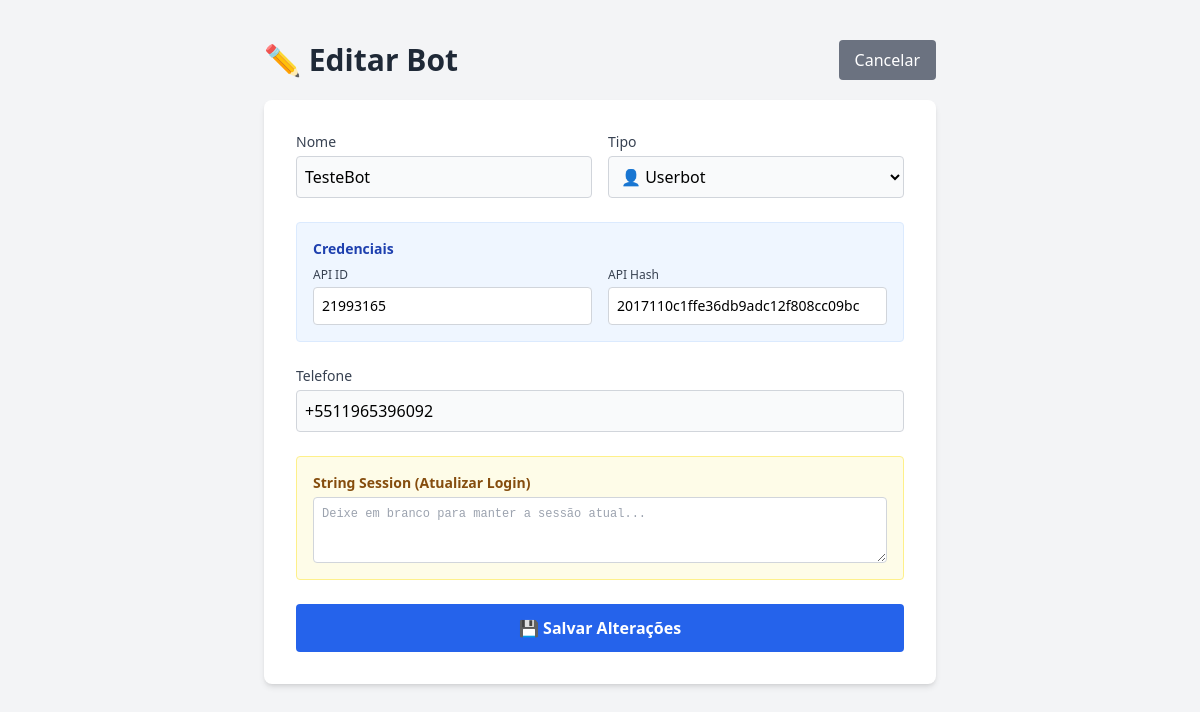
The app's page /bots/editar/1, older data.
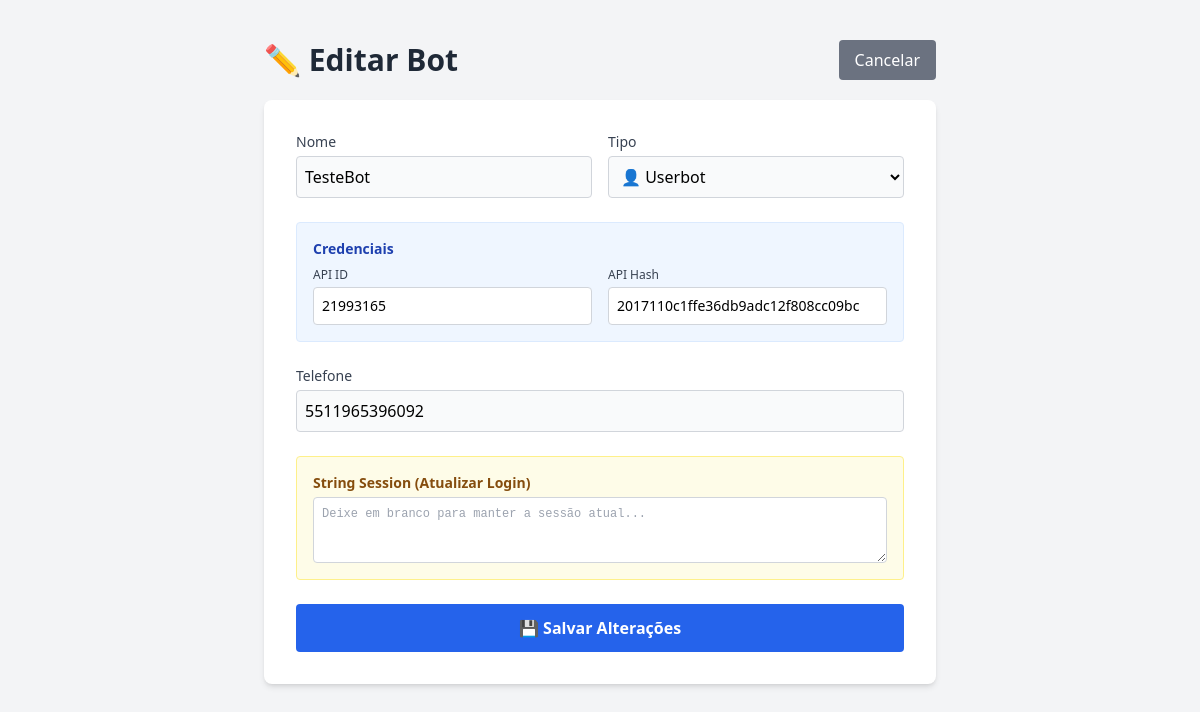
The same page, newer data.
### database.py (models this page shows)
class Bot(SQLModel, table=True):
    id: Optional[int] = Field(default=None, primary_key=True)
    nome: str
    api_id: str
    api_hash: str
    phone: Optional[str] = None
    bot_token: Optional[str] = None
    tipo: str = Field(default="user")
    session_string: Optional[str] = None
    ativo: bool = Field(default=True)
    regras: List["Regra"] = Relationship(back_populates="bot")
    agendamentos: List["Agendamento"] = Relationship(back_populates="bot")

### app.py (the view)
@app.get("/bots/editar/{id}", response_class=HTMLResponse)
async def form_editar_bot(request: Request, id: int, session: Session = Depends(get_session)):
    bot = session.get(Bot, id)
    if not bot:
        return RedirectResponse(url="/", status_code=303)
    return templates.TemplateResponse("editar_bot.html", {"request": request, "bot": bot})

### templates/editar_bot.html (shortened to what this page needs)
<!DOCTYPE html>
<html lang="pt-br">
<head>
    <script src="https://cdn.tailwindcss.com"></script>
</head>
<body class="bg-gray-100 p-10">
    <div class="max-w-2xl mx-auto">
        <div class="mb-5 flex justify-between items-center">
            <h1 class="text-3xl font-bold text-gray-800">✏️ Editar Bot</h1>
            <a href="/" class="bg-gray-500 hover:bg-gray-600 text-white px-4 py-2 rounded">Cancelar</a>
        </div>
        <div class="bg-white p-8 rounded-lg shadow-md">
            <form action="/bots/editar/{{ bot.id }}" method="post" class="space-y-6">
                <div class="grid grid-cols-2 gap-4">
                    <div>
                        <label class="block text-sm font-medium text-gray-700">Nome</label>
                        <input type="text" name="nome" value="{{ bot.nome }}" required
                               class="mt-1 block w-full rounded border-gray-300 bg-gray-50 p-2 border">
                    </div>
                    <div>
                        <label class="block text-sm font-medium text-gray-700">Tipo</label>
                        <select id="tipoSelect" name="tipo" onchange="toggleTipo()"
                                class="mt-1 block w-full rounded border-gray-300 bg-gray-50 p-2 border">
                            <option value="user" {% if bot.tipo == 'user' %}selected{% endif %}>👤 Userbot</option>
                        </select>
                    </div>
                </div>
                <div class="bg-blue-50 p-4 rounded border border-blue-100">
                    <h3 class="text-sm font-bold text-blue-800 mb-2">Credenciais</h3>
                    <div class="grid grid-cols-2 gap-4">
                        <div>
                            <label class="block text-xs font-medium text-gray-700">API ID</label>
                            <input type="text" name="api_id" value="{{ bot.api_id }}" required
                                   class="mt-1 block w-full rounded border-gray-300 bg-white p-2 border text-sm">
                        </div>
                        <div>
                            <label class="block text-xs font-medium text-gray-700">API Hash</label>
                            <input type="text" name="api_hash" value="{{ bot.api_hash }}" required
                                   class="mt-1 block w-full rounded border-gray-300 bg-white p-2 border text-sm">
                        </div>
                    </div>
                </div>
                <div id="divPhone" class="hidden">
                    <label class="block text-sm font-medium text-gray-700">Telefone</label>
                    <input type="text" name="phone" value="{{ bot.phone or '' }}"
                           class="mt-1 block w-full rounded border-gray-300 bg-gray-50 p-2 border">
                </div>
                <div id="divSession" class="hidden bg-yellow-50 p-4 rounded border border-yellow-200">
                    <label class="block text-sm font-bold text-yellow-800">String Session (Atualizar Login)</label>
                    <textarea name="session_string" rows="3" placeholder="Deixe em branco para manter a sessão atual..."
                              class="mt-1 block w-full rounded border-gray-300 bg-white p-2 border text-xs font-mono"></textarea>
                </div>
                <button type="submit" class="w-full bg-blue-600 hover:bg-blue-700 text-white font-bold py-3 px-4 rounded transition">
                    💾 Salvar Alterações
                </button>
            </form>
        </div>
    </div>
</body>
</html>

Row changes from the older to the newer data that the page shows:
changed Bot "TesteBot": phone "+5511965396092" → "5511965396092"
